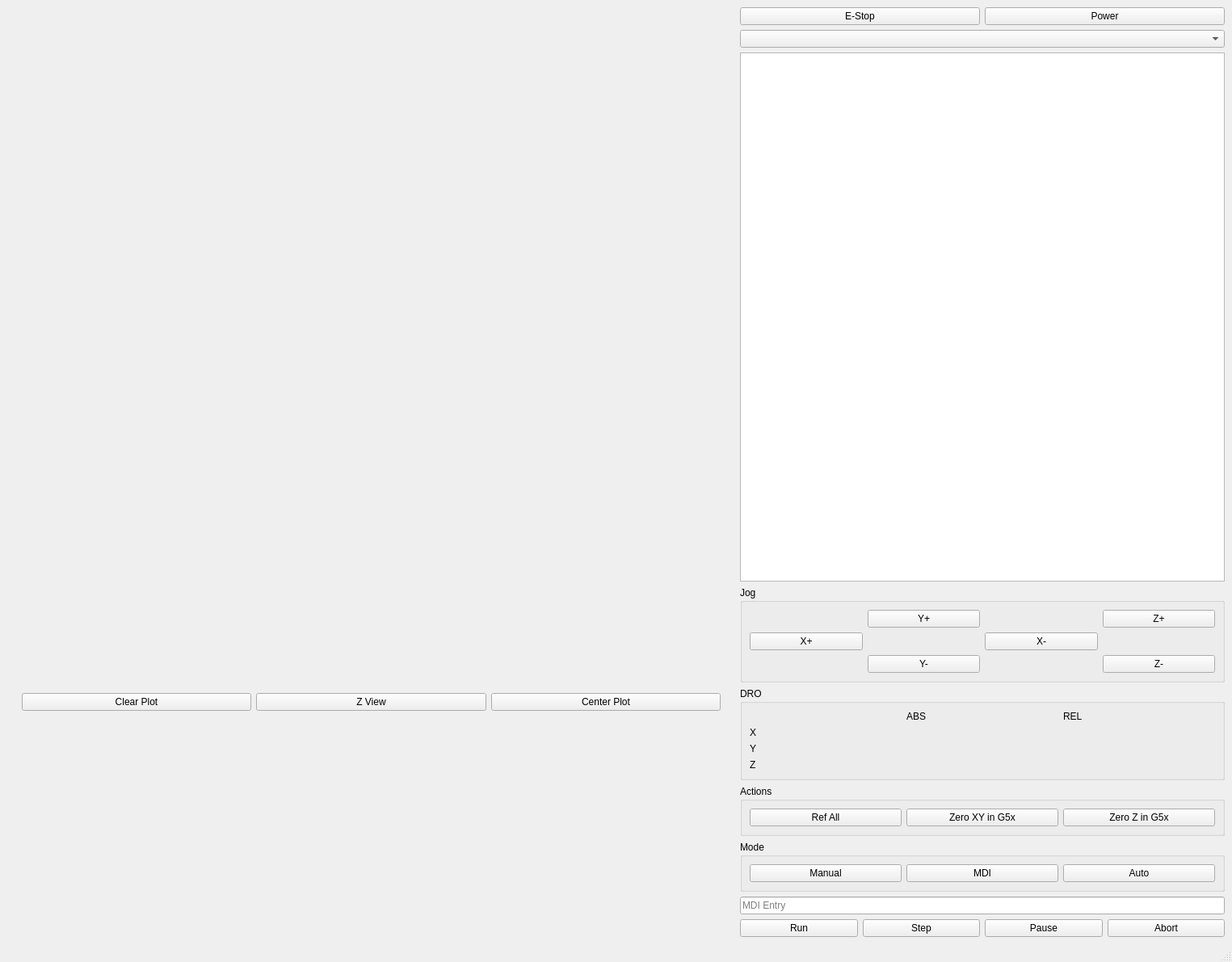
<?xml version="1.0" encoding="UTF-8"?>
<ui version="4.0">
 <class>MainWindow</class>
 <widget class="QMainWindow" name="MainWindow">
  <property name="geometry">
   <rect>
    <x>0</x>
    <y>0</y>
    <width>1525</width>
    <height>1191</height>
   </rect>
  </property>
  <property name="windowTitle">
   <string>MainWindow</string>
  </property>
  <widget class="QWidget" name="centralwidget">
   <layout class="QVBoxLayout" name="verticalLayout">
    <item>
     <layout class="QHBoxLayout" name="horizontalLayout" stretch="3,2">
      <item>
       <widget class="QWidget" name="widget" native="true">
        <property name="sizePolicy">
         <sizepolicy hsizetype="MinimumExpanding" vsizetype="Preferred">
          <horstretch>0</horstretch>
          <verstretch>0</verstretch>
         </sizepolicy>
        </property>
        <property name="minimumSize">
         <size>
          <width>100</width>
          <height>0</height>
         </size>
        </property>
        <layout class="QVBoxLayout" name="verticalLayout_3">
         <item>
          <widget class="VTKBackPlot" name="vtkbackplot"/>
         </item>
         <item>
          <widget class="QWidget" name="widget_2" native="true">
           <property name="sizePolicy">
            <sizepolicy hsizetype="Preferred" vsizetype="Minimum">
             <horstretch>0</horstretch>
             <verstretch>0</verstretch>
            </sizepolicy>
           </property>
           <property name="minimumSize">
            <size>
             <width>0</width>
             <height>50</height>
            </size>
           </property>
           <layout class="QGridLayout" name="gridLayout_2">
            <item row="0" column="0">
             <widget class="QPushButton" name="btnClearVtk">
              <property name="text">
               <string>Clear Plot</string>
              </property>
             </widget>
            </item>
            <item row="0" column="1">
             <widget class="QPushButton" name="btnZView">
              <property name="text">
               <string>Z View</string>
              </property>
             </widget>
            </item>
            <item row="0" column="2">
             <widget class="QPushButton" name="vtk_center">
              <property name="text">
               <string>Center Plot</string>
              </property>
             </widget>
            </item>
           </layout>
          </widget>
         </item>
        </layout>
       </widget>
      </item>
      <item>
       <layout class="QVBoxLayout" name="verticalLayout_2">
        <item>
         <layout class="QHBoxLayout" name="horizontalLayout_2">
          <item>
           <widget class="ActionButton" name="actionbutton_2">
            <property name="text">
             <string>E-Stop</string>
            </property>
            <property name="checkable">
             <bool>true</bool>
            </property>
            <property name="actionName" stdset="0">
             <string>machine.estop.toggle</string>
            </property>
           </widget>
          </item>
          <item>
           <widget class="ActionButton" name="actionbutton">
            <property name="text">
             <string>Power</string>
            </property>
            <property name="checkable">
             <bool>true</bool>
            </property>
            <property name="actionName" stdset="0">
             <string>machine.power.toggle</string>
            </property>
           </widget>
          </item>
         </layout>
        </item>
        <item>
         <widget class="RecentFileComboBox" name="recentfilecombobox"/>
        </item>
        <item>
         <widget class="GcodeTextEdit" name="gcodetextedit"/>
        </item>
        <item>
         <widget class="QGroupBox" name="groupBox_3">
          <property name="title">
           <string>Jog</string>
          </property>
          <layout class="QGridLayout" name="gridLayout_4">
           <item row="0" column="3">
            <widget class="ActionButton" name="actionbutton_10">
             <property name="text">
              <string>Y+</string>
             </property>
             <property name="actionName" stdset="0">
              <string>machine.jog.axis:y,pos</string>
             </property>
            </widget>
           </item>
           <item row="3" column="3">
            <widget class="ActionButton" name="actionbutton_11">
             <property name="text">
              <string>Y-</string>
             </property>
             <property name="actionName" stdset="0">
              <string>machine.jog.axis:y,neg</string>
             </property>
            </widget>
           </item>
           <item row="2" column="4">
            <widget class="ActionButton" name="actionbutton_9">
             <property name="text">
              <string>X-</string>
             </property>
             <property name="actionName" stdset="0">
              <string>machine.jog.axis:x,neg</string>
             </property>
            </widget>
           </item>
           <item row="2" column="0">
            <widget class="ActionButton" name="actionbutton_8">
             <property name="text">
              <string>X+</string>
             </property>
             <property name="actionName" stdset="0">
              <string>machine.jog.axis:x,pos</string>
             </property>
            </widget>
           </item>
           <item row="0" column="5">
            <widget class="ActionButton" name="actionbutton_12">
             <property name="text">
              <string>Z+</string>
             </property>
             <property name="actionName" stdset="0">
              <string>machine.jog.axis:z,pos</string>
             </property>
            </widget>
           </item>
           <item row="3" column="5">
            <widget class="ActionButton" name="actionbutton_13">
             <property name="text">
              <string>Z-</string>
             </property>
             <property name="actionName" stdset="0">
              <string>machine.jog.axis:z,neg</string>
             </property>
            </widget>
           </item>
          </layout>
         </widget>
        </item>
        <item>
         <widget class="QGroupBox" name="groupBox">
          <property name="title">
           <string>DRO</string>
          </property>
          <layout class="QGridLayout" name="gridLayout">
           <item row="1" column="1">
            <widget class="DROLabel" name="drolabel">
             <property name="referenceType" stdset="0">
              <number>0</number>
             </property>
            </widget>
           </item>
           <item row="0" column="2">
            <widget class="QLabel" name="label_2">
             <property name="text">
              <string>REL</string>
             </property>
            </widget>
           </item>
           <item row="1" column="0">
            <widget class="QLabel" name="label_3">
             <property name="text">
              <string>X</string>
             </property>
            </widget>
           </item>
           <item row="2" column="0">
            <widget class="QLabel" name="label_4">
             <property name="text">
              <string>Y</string>
             </property>
            </widget>
           </item>
           <item row="1" column="2">
            <widget class="DROLabel" name="drolabel_2"/>
           </item>
           <item row="0" column="1">
            <widget class="QLabel" name="label">
             <property name="text">
              <string>ABS</string>
             </property>
            </widget>
           </item>
           <item row="3" column="0">
            <widget class="QLabel" name="label_5">
             <property name="text">
              <string>Z</string>
             </property>
            </widget>
           </item>
           <item row="2" column="1">
            <widget class="DROLabel" name="drolabel_3">
             <property name="referenceType" stdset="0">
              <number>0</number>
             </property>
             <property name="axisNumber" stdset="0">
              <number>1</number>
             </property>
            </widget>
           </item>
           <item row="2" column="2">
            <widget class="DROLabel" name="drolabel_4">
             <property name="axisNumber" stdset="0">
              <number>1</number>
             </property>
            </widget>
           </item>
           <item row="3" column="1">
            <widget class="DROLabel" name="drolabel_5">
             <property name="referenceType" stdset="0">
              <number>0</number>
             </property>
             <property name="axisNumber" stdset="0">
              <number>2</number>
             </property>
            </widget>
           </item>
           <item row="3" column="2">
            <widget class="DROLabel" name="drolabel_6">
             <property name="axisNumber" stdset="0">
              <number>2</number>
             </property>
            </widget>
           </item>
          </layout>
         </widget>
        </item>
        <item>
         <widget class="QGroupBox" name="groupBox_2">
          <property name="title">
           <string>Actions</string>
          </property>
          <layout class="QGridLayout" name="gridLayout_3">
           <item row="0" column="1">
            <widget class="MDIButton" name="mdibutton">
             <property name="text">
              <string>Zero XY in G5x</string>
             </property>
             <property name="MDICommand" stdset="0">
              <string>G10L20P0X0Y0</string>
             </property>
            </widget>
           </item>
           <item row="0" column="2">
            <widget class="MDIButton" name="mdibutton_2">
             <property name="text">
              <string>Zero Z in G5x</string>
             </property>
             <property name="MDICommand" stdset="0">
              <string>G10L20P0Z0</string>
             </property>
            </widget>
           </item>
           <item row="0" column="0">
            <widget class="ActionButton" name="actionbutton_5">
             <property name="text">
              <string>Ref All</string>
             </property>
             <property name="actionName" stdset="0">
              <string>machine.home.all</string>
             </property>
            </widget>
           </item>
          </layout>
         </widget>
        </item>
        <item>
         <widget class="QGroupBox" name="groupBox_4">
          <property name="title">
           <string>Mode</string>
          </property>
          <layout class="QHBoxLayout" name="horizontalLayout_4">
           <item>
            <widget class="ActionButton" name="actionbutton_14">
             <property name="text">
              <string>Manual</string>
             </property>
             <property name="actionName" stdset="0">
              <string>machine.mode.manual</string>
             </property>
            </widget>
           </item>
           <item>
            <widget class="ActionButton" name="actionbutton_15">
             <property name="text">
              <string>MDI</string>
             </property>
             <property name="actionName" stdset="0">
              <string>machine.mode.mdi</string>
             </property>
            </widget>
           </item>
           <item>
            <widget class="ActionButton" name="actionbutton_16">
             <property name="text">
              <string>Auto</string>
             </property>
             <property name="actionName" stdset="0">
              <string>machine.mode.auto</string>
             </property>
            </widget>
           </item>
          </layout>
         </widget>
        </item>
        <item>
         <widget class="MDIEntry" name="mdientry">
          <property name="placeholderText">
           <string>MDI Entry</string>
          </property>
          <property name="clearButtonEnabled">
           <bool>true</bool>
          </property>
         </widget>
        </item>
        <item>
         <layout class="QHBoxLayout" name="horizontalLayout_3">
          <item>
           <widget class="ActionButton" name="actionbutton_3">
            <property name="text">
             <string>Run</string>
            </property>
            <property name="actionName" stdset="0">
             <string>program.run</string>
            </property>
           </widget>
          </item>
          <item>
           <widget class="ActionButton" name="actionbutton_7">
            <property name="text">
             <string>Step</string>
            </property>
            <property name="actionName" stdset="0">
             <string>program.step</string>
            </property>
           </widget>
          </item>
          <item>
           <widget class="ActionButton" name="actionbutton_4">
            <property name="text">
             <string>Pause</string>
            </property>
            <property name="actionName" stdset="0">
             <string>program.pause</string>
            </property>
           </widget>
          </item>
          <item>
           <widget class="ActionButton" name="actionbutton_6">
            <property name="text">
             <string>Abort</string>
            </property>
            <property name="actionName" stdset="0">
             <string>program.abort</string>
            </property>
           </widget>
          </item>
         </layout>
        </item>
       </layout>
      </item>
     </layout>
    </item>
   </layout>
  </widget>
  <widget class="QStatusBar" name="statusbar"/>
  <action name="actionExit">
   <property name="text">
    <string>Exit</string>
   </property>
   <property name="shortcut">
    <string>Ctrl+Q</string>
   </property>
  </action>
  <action name="actionOPEN">
   <property name="text">
    <string>oPEN</string>
   </property>
  </action>
  <action name="actionOpen">
   <property name="text">
    <string>Open</string>
   </property>
   <property name="shortcut">
    <string>Ctrl+O</string>
   </property>
  </action>
  <action name="actionFullscreen">
   <property name="checkable">
    <bool>true</bool>
   </property>
   <property name="text">
    <string>Fullscreen</string>
   </property>
   <property name="shortcut">
    <string>F11</string>
   </property>
  </action>
 </widget>
 <customwidgets>
  <customwidget>
   <class>ActionButton</class>
   <extends>QPushButton</extends>
   <header>qtpyvcp.widgets.button_widgets.action_button</header>
  </customwidget>
  <customwidget>
   <class>MDIButton</class>
   <extends>QPushButton</extends>
   <header>qtpyvcp.widgets.button_widgets.mdi_button</header>
  </customwidget>
  <customwidget>
   <class>DROLabel</class>
   <extends>QLabel</extends>
   <header>qtpyvcp.widgets.display_widgets.dro_label</header>
  </customwidget>
  <customwidget>
   <class>VTKBackPlot</class>
   <extends>QWidget</extends>
   <header>qtpyvcp.widgets.display_widgets.vtk_backplot.vtk_backplot</header>
   <container>1</container>
  </customwidget>
  <customwidget>
   <class>MDIEntry</class>
   <extends>QLineEdit</extends>
   <header>qtpyvcp.widgets.input_widgets.mdientry_widget</header>
  </customwidget>
  <customwidget>
   <class>GcodeTextEdit</class>
   <extends>QPlainTextEdit</extends>
   <header>qtpyvcp.widgets.input_widgets.gcode_text_edit</header>
  </customwidget>
  <customwidget>
   <class>RecentFileComboBox</class>
   <extends>QComboBox</extends>
   <header>qtpyvcp.widgets.input_widgets.recent_file_combobox</header>
  </customwidget>
 </customwidgets>
 <resources/>
 <connections>
  <connection>
   <sender>btnClearVtk</sender>
   <signal>clicked()</signal>
   <receiver>vtkbackplot</receiver>
   <slot>clearLivePlot()</slot>
   <hints>
    <hint type="sourcelabel">
     <x>459</x>
     <y>1123</y>
    </hint>
    <hint type="destinationlabel">
     <x>459</x>
     <y>555</y>
    </hint>
   </hints>
  </connection>
  <connection>
   <sender>btnZView</sender>
   <signal>clicked()</signal>
   <receiver>vtkbackplot</receiver>
   <slot>setViewZ()</slot>
   <hints>
    <hint type="sourcelabel">
     <x>676</x>
     <y>1123</y>
    </hint>
    <hint type="destinationlabel">
     <x>459</x>
     <y>555</y>
    </hint>
   </hints>
  </connection>
 </connections>
</ui>
